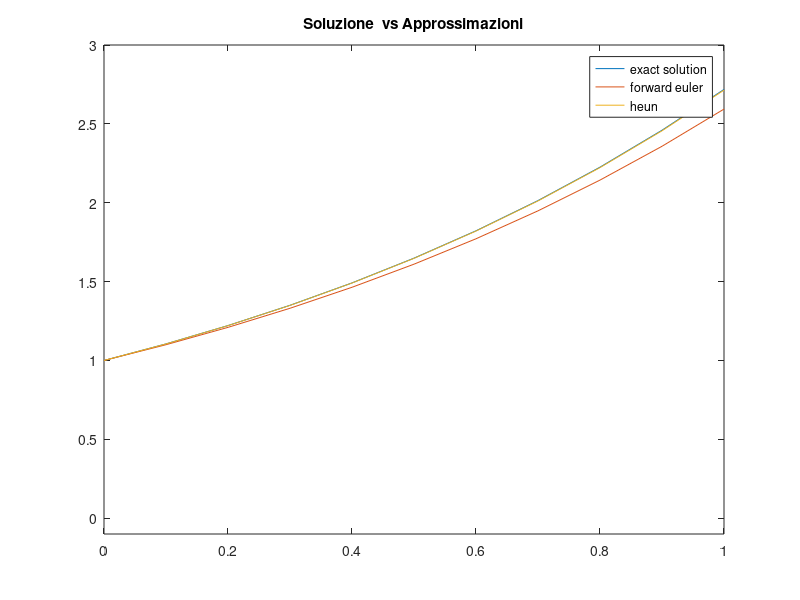
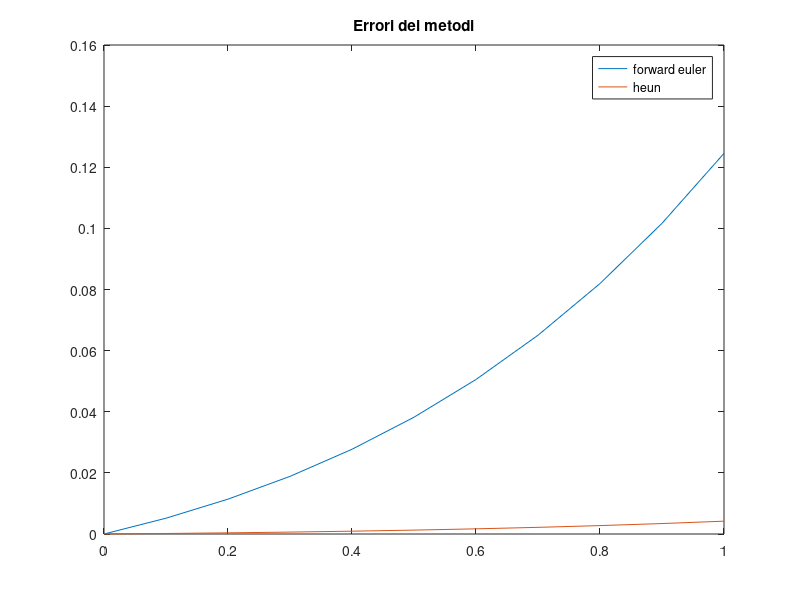

Reproduce these figures in MATLAB, in order.
clear
close all
clc

%params
T = 1; %tempo finale
h = 0.1; %passo 
y0 = 1; % dato iniziale
f = @(t,y) y;% handle function, la dinamica in questione

%working vars
t = 0:h:T; %creo tutti i tempi da 0 a T con passo h
N = length(t); %quanti tempi abbiamo

% y´(t) = y(t)
% y(0) = y0

%vettore per memorirzzare la soluzione
u_FE = zeros(1,N);
u_H = zeros(1,N);
%soluzione analitica campionata sulla griglia
y = y0*exp(t);

% Applichiamo il metodi di eulero per trovare la soluzione

% Forward Euler method
% u_{n+1}=u_n+hf(t_n,u_n)

u_FE(1) = y0;
for n=1:N-1
    u_FE(n+1) = u_FE(n) + h*f(t(n),u_FE(n));
end

%Applico in metodo di Heun
% u_{n+1}=u_n+h/2(f(t_n,u_n) + f(t_{n+1},u_n + h*f(t_n,u_n)))
u_H(1) = y0;
for n=1:N-1
    fn = f(t(n),u_H(n));
    u_H(n+1) = u_H(n) + 0.5*h*(fn+f(t(n+1),u_H(n)+h*fn));
end

%aggancimao il grafico all'handle, diventa una specie di vettore di
%grafici

p_u = plot(t,y, t, u_FE, t, u_H);
% impostiamo gli assi
axis([0 T -0.1 3])
legend('exact solution', 'forward euler', 'heun');
title('Soluzione  vs Approssimazioni');

err_FE = abs(y-u_FE);
err_H = abs(y - u_H);

figure
p_r = plot(t, err_FE, t, err_H);
legend('forward euler', 'heun');
title('Errori dei metodi');
